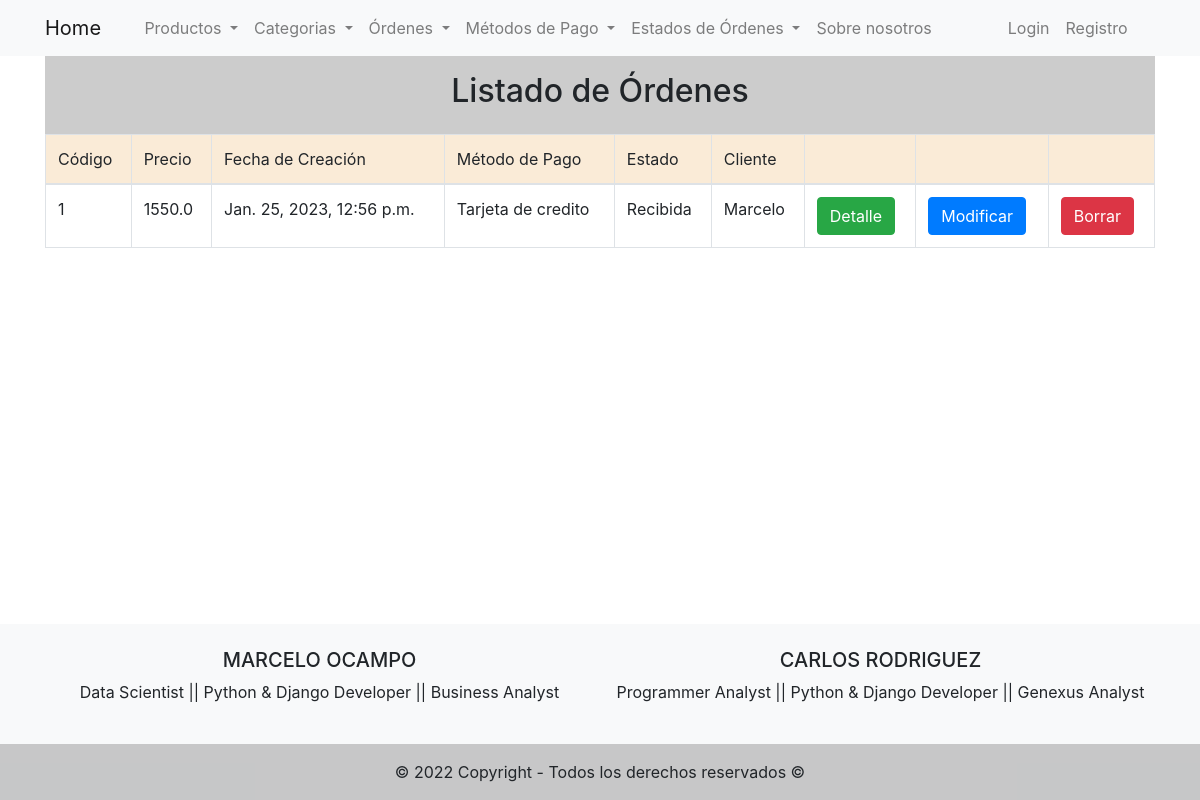
The page /orders/list-orders/ on the database as committed earlier.
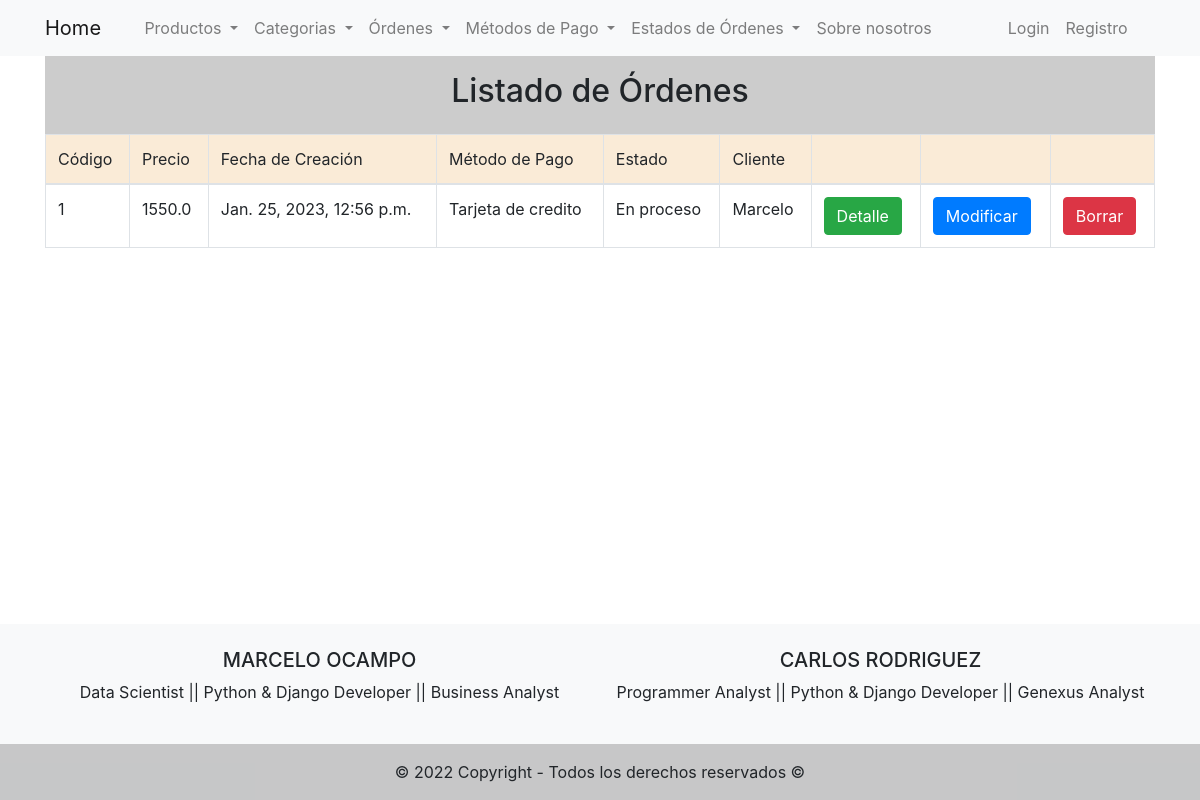
The same page on the database as committed later.
### orders/models.py (models this page shows, shortened)
class Orders(models.Model):
    order_code = models.IntegerField(unique=True)
    order_price = models.FloatField()
    creation_time = models.DateTimeField(auto_now_add=True)
    payment_method_short = models.ForeignKey(PaymentMethod, on_delete= models.CASCADE)
    status = models.ForeignKey(OrderStatus, on_delete= models.CASCADE)
    client_name = models.CharField(max_length=100, blank= True)

class OrderStatus(models.Model):
    status = models.CharField(max_length=20, unique=True)
    def __str__(self):
        return self.status

class PaymentMethod(models.Model):
    payment_method_large = models.CharField(max_length=20, unique=True)
    payment_method_short = models.CharField(max_length=3)
    def __str__(self):
        return self.payment_method_large

### orders/views.py (the view)
# urls.py: path('list-orders/', OrdersListView.as_view(), name='list_orders'),
class OrdersListView(ListView):
    model = Orders
    template_name = 'orders/list_orders.html'

### templates/orders/list_orders.html (shortened to what this page needs)
{% extends 'base.html' %}
{% block content %}
  <div class="text-center p-3" style="background-color: rgba(0, 0, 0, 0.2);">
    <h2>Listado de Órdenes</h2>
  </div>
  <table class="table table-bordered">
    <thead style="background-color: antiquewhite;">
      <tr>
        <td>Código</td>
        <td>Precio</td>
        <td>Fecha de Creación</td>
        <td>Método de Pago</td>
        <td>Estado</td>
        <td>Cliente</td>
        <td></td>
        <td></td>
        <td></td>
      </tr>
    </thead>
    <tbody>
      {% if object_list %}
        {% for order in object_list %}
          <tr>
            <td>{{order.order_code}}</td>
            <td>{{order.order_price}}</td>
            <td>{{order.creation_time}}</td>
            <td>{{order.payment_method_short}}</td>
            <td>{{order.status}}</td>
            <td>{{order.client_name}}</td>
            <td> <a href="/orders/list-order-items/{{order.id}}/" class="btn btn-success">Detalle</a></td>
            <td> <a href="/orders/update-order/{{order.id}}/" class="btn btn-primary">Modificar</a></td>
            <td> <a href="/orders/delete-order/{{order.id}}/" class="btn btn-danger">Borrar</a></td>
          </tr>
        {% endfor %}
      {% else %}
        <h1>No hay registro de órdenes</h1>
      {% endif %}
    </tbody>
  </table>
{% endblock %}

Rows that differ between the two databases and show on the page:
changed Orders "Marcelo": status "Recibida" → "En proceso"
